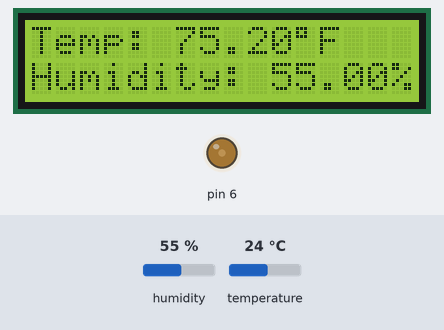
This sketch was run on a simulated Arduino Uno, built with avr-gcc and run on an emulated ATmega328P. Shown: 16×2 character LCD, output pins drawn as LEDs (lit = HIGH). Inputs (shaded band) come from the test bench; at power-on: humidity 55 %, temperature 24 °C.

Above: at 1.2 s.
1.3 s: humidity set to 22 %
At 3.0 s:
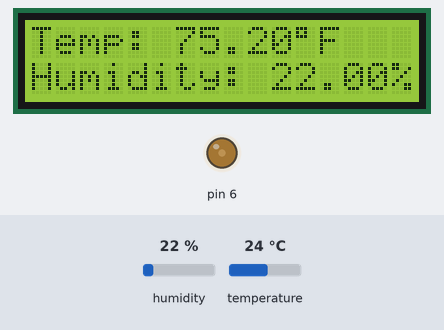
3.6 s: temperature set to 12 °C
At 5.4 s:
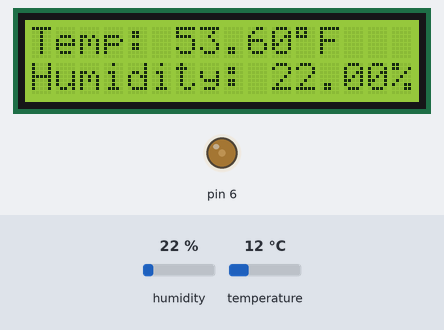
5.7 s: humidity set to 40 %
At 6.6 s:
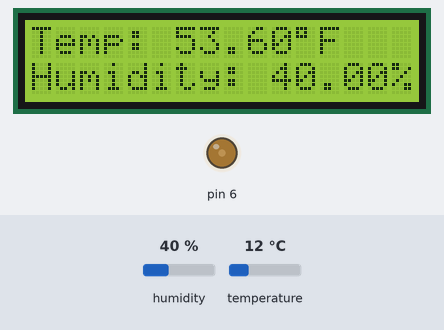
7.7 s: temperature set to 19 °C
At 9.0 s:
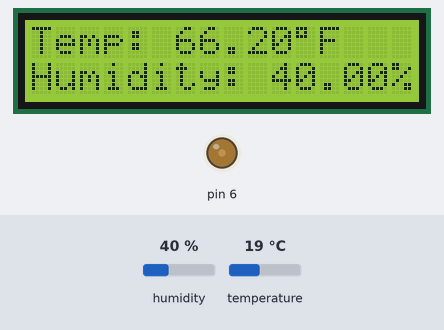
Timing chart, 0 to 10.7 s (numbered marks = the images above; inputs shaded):
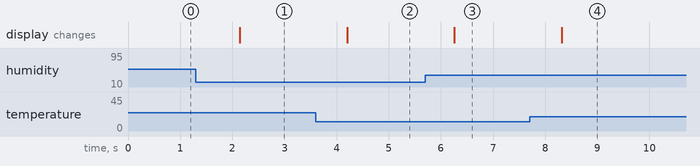

The sketch:

temperature_monitor_1.ino
```cpp
#include <dht.h>
#include <LiquidCrystal.h>

LiquidCrystal lcd(12, 11, 5, 4, 3, 2);

dht DHT;
int Contrast = 60;

#define DHT11_PIN 7

void setup(){
  analogWrite(6,Contrast);
  lcd.begin(16, 2);
}

void loop()
{
  int chk = DHT.read11(DHT11_PIN);
  lcd.setCursor(0,0);
  lcd.print("Temp: ");
  lcd.print( (DHT.temperature * 9/5) + 32 );
  lcd.print((char)223);
  lcd.print("F");
  lcd.setCursor(0,1);
  lcd.print("Humidity: ");
  lcd.print(DHT.humidity);
  lcd.print("%`");
  delay(1000);
}
```

Measured:
- after the input at 1.3 s, the display: changes after 0.85 s (image 1)
- after the input at 3.6 s, the display: changes after 0.60 s (image 2)
- after the input at 5.7 s, the display: changes after 0.56 s (image 3)
- after the input at 7.7 s, the display: changes after 0.62 s (image 4)
